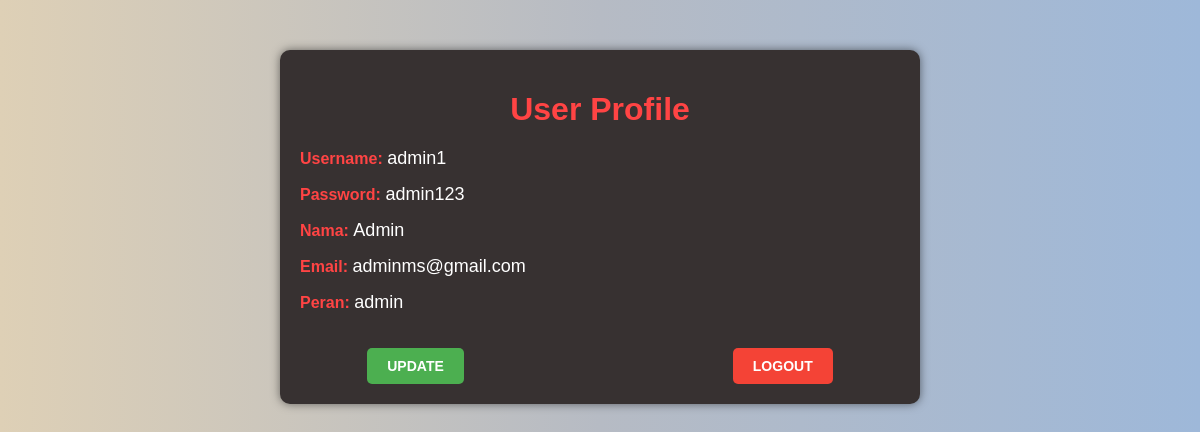
/detail-user.php?id=2, run on the app's committed database.
### tables this page shows
CREATE TABLE `user` (
  `id` int(11) NOT NULL,
  `username` varchar(25) NOT NULL,
  `password` varchar(20) NOT NULL,
  `nama` varchar(30) NOT NULL,
  `email` varchar(25) NOT NULL,
  `peran` varchar(5) NOT NULL
);

### detail-user.php (the view, shortened to what this page needs)
<?php
require "includes/connection.php";
?>
<!DOCTYPE html>
<html lang="en">
<head>
    <link rel="stylesheet" href="detail-user.css">
</head>
<body>
    <?php
    $id = $_GET['id'];
    $query = "SELECT * FROM user WHERE id = $id";
    $result = mysqli_query($conn, $query);
    foreach ($result as $data) {
        ?>
        <div class="user-profile">
            <h1>User Profile</h1>
            <div class="profile-info">
                <div class="profile-item">
                    <label for="username">Username:</label>
                    <span name="username">
                        <?php echo "$data[username]" ?>
                    </span>
                </div>
                <div class="profile-item">
                    <label for="password">Password:</label>
                    <span name="username">
                        <?php echo "$data[password]" ?>
                    </span>
                </div>
                <div class="profile-item">
                    <label for="nama">Nama:</label>
                    <span name="nama">
                        <?php echo "$data[nama]" ?>
                    </span>
                </div>
                <div class="profile-item">
                    <label for="email">Email:</label>
                    <span name="email">
                        <?php echo "$data[email]" ?>
                    </span>
                </div>
                <div class="profile-item">
                    <label for="peran">Peran:</label>
                    <span name="peran">
                        <?php echo "$data[peran]" ?>
                    </span>
                </div>
                <div class="btn-container">
                <a href="update-user-user.php"><button class="update-btn">Update</button></a><br>
                <a href="logout.php"><button class="logout-btn">Logout</button></a>
                </div>
            </div>
        </div>
        <?php
    }
    ?>
</body>
</html>

### detail-user.css (style rules this page uses)
body { margin: 0; padding: 0; font-family: Arial, sans-serif; background: linear-gradient(to right, #DED0B6, #B6BBC4, #9EB8D9); color: #fff; }
.user-profile { max-width: 600px; margin: 50px auto; padding: 20px; border-radius: 10px; background-color: rgb(55, 49, 49); box-shadow: 0 0 10px rgba(0, 0, 0, 0.5); }
.user-profile h1 { text-align: center; color: #ff4444; margin-bottom: 20px; }
.profile-info { display: flex; flex-direction: column; }
.profile-item { margin-bottom: 15px; }
.profile-item label { font-weight: bold; color: #ff4444; margin-bottom: 5px; }
.profile-item span { color: #fff; font-size: 18px; }
.btn-container { display: flex; justify-content: space-around; align-items: center; margin-top: 20px; }
.update-btn, .logout-btn { padding: 10px 20px; border: none; border-radius: 5px; cursor: pointer; font-size: 14px; font-weight: bold; text-transform: uppercase; outline: none; transition: all 0.3s ease; }
.update-btn { background-color: #4CAF50; color: white; }
.logout-btn { background-color: #f44336; color: white; }

### data on the page
user: username "admin1", password "admin123", nama "Admin", email "adminms@gmail.com", peran "admin"
